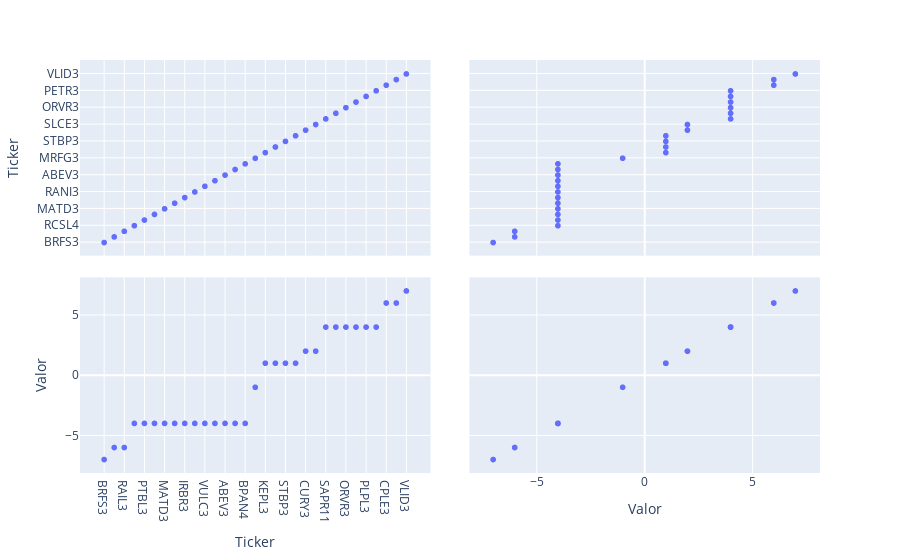
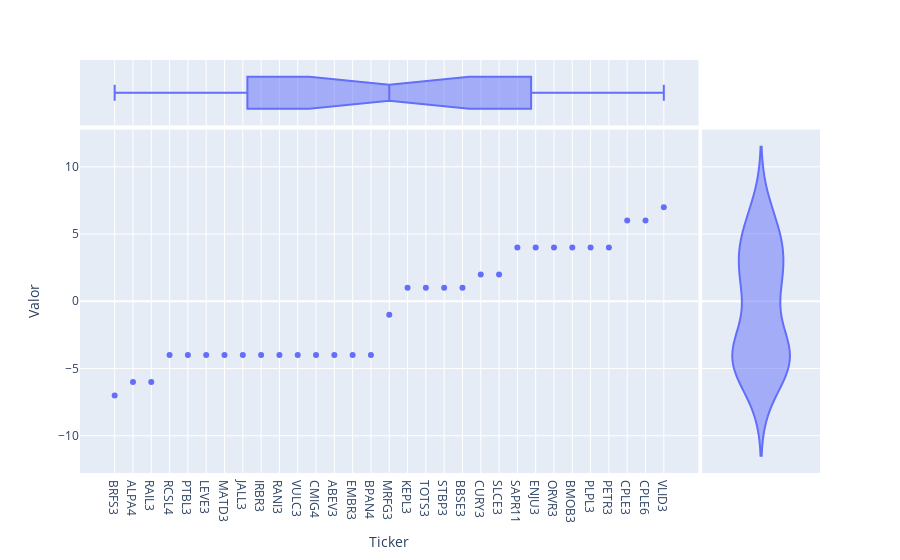

The code cell stored with these charts, in order, in its notebook:
### Code cell
fig = px.scatter_matrix(dicionarioCarobarato)
fig.show()

fig2 = px.scatter(dicionarioCarobarato, x='Ticker', y='Valor',marginal_x='box', marginal_y='violin',  hover_name='Ticker')
fig2.show()

### Figure 1 — Plotly figure (JSON) as saved in the notebook; plotly's stock layout.template omitted (floating-point values rounded to 4 significant figures)
{"data": [{"dimensions": [{"axis": {"matches": true}, "label": "Ticker", "values": ["BRFS3", "ALPA4", "RAIL3", "RCSL4", "PTBL3", "LEVE3", "MATD3", "JALL3", "IRBR3", "RANI3", "VULC3", "CMIG4", "ABEV3", "EMBR3", "BPAN4", "MRFG3", "KEPL3", "TOTS3", "STBP3", "BBSE3", "CURY3", "SLCE3", "SAPR11", "ENJU3", "ORVR3", "BMOB3", "PLPL3", "PETR3", "CPLE3", "CPLE6", "VLID3"]}, {"axis": {"matches": true}, "label": "Valor", "values": [-7, -6, -6, -4, -4, -4, -4, -4, -4, -4, -4, -4, -4, -4, -4, -1, 1, 1, 1, 1, 2, 2, 4, 4, 4, 4, 4, 4, 6, 6, 7]}], "hovertemplate": "%{xaxis.title.text}=%{x}<br>%{yaxis.title.text}=%{y}<extra></extra>", "legendgroup": "", "marker": {"color": "#636efa", "symbol": "circle"}, "name": "", "showlegend": false, "type": "splom"}], "layout": {"dragmode": "select", "legend": {"tracegroupgap": 0}, "margin": {"t": 60}}}

### Figure 2 — Plotly figure (JSON) as saved in the notebook; plotly's stock layout.template omitted (floating-point values rounded to 4 significant figures)
{"data": [{"hovertemplate": "<b>%{hovertext}</b><br><br>Ticker=%{x}<br>Valor=%{y}<extra></extra>", "hovertext": ["BRFS3", "ALPA4", "RAIL3", "RCSL4", "PTBL3", "LEVE3", "MATD3", "JALL3", "IRBR3", "RANI3", "VULC3", "CMIG4", "ABEV3", "EMBR3", "BPAN4", "MRFG3", "KEPL3", "TOTS3", "STBP3", "BBSE3", "CURY3", "SLCE3", "SAPR11", "ENJU3", "ORVR3", "BMOB3", "PLPL3", "PETR3", "CPLE3", "CPLE6", "VLID3"], "legendgroup": "", "marker": {"color": "#636efa", "symbol": "circle"}, "mode": "markers", "name": "", "orientation": "v", "showlegend": false, "type": "scatter", "x": ["BRFS3", "ALPA4", "RAIL3", "RCSL4", "PTBL3", "LEVE3", "MATD3", "JALL3", "IRBR3", "RANI3", "VULC3", "CMIG4", "ABEV3", "EMBR3", "BPAN4", "MRFG3", "KEPL3", "TOTS3", "STBP3", "BBSE3", "CURY3", "SLCE3", "SAPR11", "ENJU3", "ORVR3", "BMOB3", "PLPL3", "PETR3", "CPLE3", "CPLE6", "VLID3"], "xaxis": "x", "y": [-7, -6, -6, -4, -4, -4, -4, -4, -4, -4, -4, -4, -4, -4, -4, -1, 1, 1, 1, 1, 2, 2, 4, 4, 4, 4, 4, 4, 6, 6, 7], "yaxis": "y"}, {"alignmentgroup": "True", "hovertemplate": "<b>%{hovertext}</b><br><br>Ticker=%{x}<extra></extra>", "hovertext": ["BRFS3", "ALPA4", "RAIL3", "RCSL4", "PTBL3", "LEVE3", "MATD3", "JALL3", "IRBR3", "RANI3", "VULC3", "CMIG4", "ABEV3", "EMBR3", "BPAN4", "MRFG3", "KEPL3", "TOTS3", "STBP3", "BBSE3", "CURY3", "SLCE3", "SAPR11", "ENJU3", "ORVR3", "BMOB3", "PLPL3", "PETR3", "CPLE3", "CPLE6", "VLID3"], "legendgroup": "", "marker": {"color": "#636efa", "symbol": "circle"}, "name": "", "notched": true, "offsetgroup": "", "showlegend": false, "type": "box", "x": ["BRFS3", "ALPA4", "RAIL3", "RCSL4", "PTBL3", "LEVE3", "MATD3", "JALL3", "IRBR3", "RANI3", "VULC3", "CMIG4", "ABEV3", "EMBR3", "BPAN4", "MRFG3", "KEPL3", "TOTS3", "STBP3", "BBSE3", "CURY3", "SLCE3", "SAPR11", "ENJU3", "ORVR3", "BMOB3", "PLPL3", "PETR3", "CPLE3", "CPLE6", "VLID3"], "xaxis": "x3", "yaxis": "y3"}, {"alignmentgroup": "True", "hovertemplate": "<b>%{hovertext}</b><br><br>Valor=%{y}<extra></extra>", "hovertext": ["BRFS3", "ALPA4", "RAIL3", "RCSL4", "PTBL3", "LEVE3", "MATD3", "JALL3", "IRBR3", "RANI3", "VULC3", "CMIG4", "ABEV3", "EMBR3", "BPAN4", "MRFG3", "KEPL3", "TOTS3", "STBP3", "BBSE3", "CURY3", "SLCE3", "SAPR11", "ENJU3", "ORVR3", "BMOB3", "PLPL3", "PETR3", "CPLE3", "CPLE6", "VLID3"], "legendgroup": "", "marker": {"color": "#636efa", "symbol": "circle"}, "name": "", "offsetgroup": "", "scalegroup": "y", "showlegend": false, "type": "violin", "xaxis": "x2", "y": [-7, -6, -6, -4, -4, -4, -4, -4, -4, -4, -4, -4, -4, -4, -4, -1, 1, 1, 1, 1, 2, 2, 4, 4, 4, 4, 4, 4, 6, 6, 7], "yaxis": "y2"}], "layout": {"legend": {"tracegroupgap": 0}, "margin": {"t": 60}, "xaxis": {"anchor": "y", "domain": [0, 0.8358], "title": {"text": "Ticker"}}, "xaxis2": {"anchor": "y2", "domain": [0.8408, 1], "matches": "x2", "showgrid": false, "showline": false, "showticklabels": false, "ticks": ""}, "xaxis3": {"anchor": "y3", "domain": [0, 0.8358], "matches": "x", "showgrid": true, "showticklabels": false}, "xaxis4": {"anchor": "y4", "domain": [0.8408, 1], "matches": "x2", "showgrid": false, "showline": false, "showticklabels": false, "ticks": ""}, "yaxis": {"anchor": "x", "domain": [0, 0.8316], "title": {"text": "Valor"}}, "yaxis2": {"anchor": "x2", "domain": [0, 0.8316], "matches": "y", "showgrid": true, "showticklabels": false}, "yaxis3": {"anchor": "x3", "domain": [0.8416, 1], "matches": "y3", "showgrid": false, "showline": false, "showticklabels": false, "ticks": ""}, "yaxis4": {"anchor": "x4", "domain": [0.8416, 1], "matches": "y3", "showgrid": true, "showline": false, "showticklabels": false, "ticks": ""}}}
